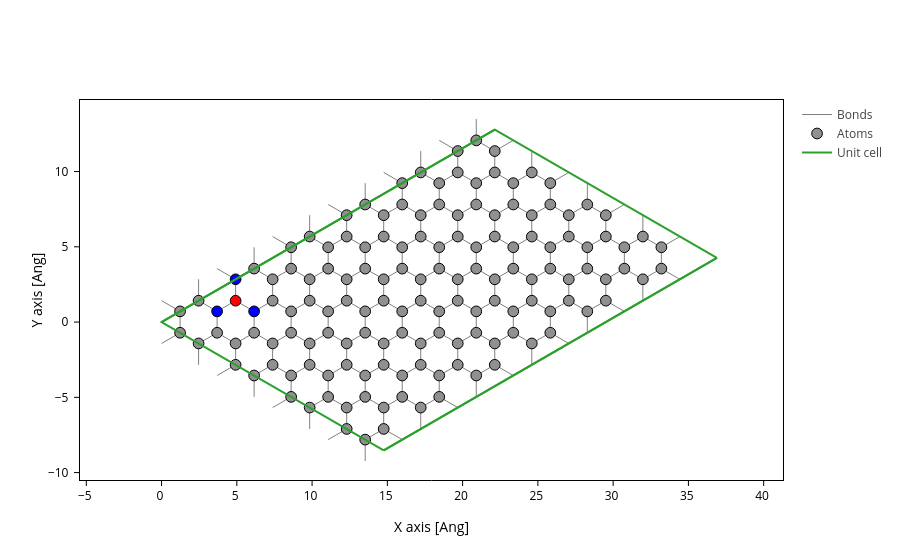

Write notebook code for a chart like this one.
### Code cell
atom_idx = 8

gr = all_armchair(BOND)
gr = gr.tile(N1,1).tile(N0,0)
plot_structure_NN(gr, idx=atom_idx)

### Figure 1 — Plotly figure (JSON) as saved in the notebook; plotly's stock layout.template omitted (floating-point values rounded to 4 significant figures; data arrays with more than 128 entries replaced by an {"elided": "..."} marker saying what was removed)
{"data": [{"line": {"color": "gray", "width": 1}, "meta": {}, "mode": "lines", "name": "Bonds", "opacity": 1, "type": "scatter", "x": {"elided": "4935 float values"}, "y": {"elided": "4935 float values"}}, {"marker": {"color": {"elided": "144 str values"}, "line": {"color": "black", "width": 1}, "opacity": 1, "size": 10.72}, "meta": {}, "mode": "markers", "name": "Atoms", "opacity": 1, "type": "scatter", "x": {"elided": "144 float values"}, "y": {"elided": "144 float values"}}, {"meta": {}, "mode": "lines", "name": "Unit cell", "type": "scatter", "x": [0.0, 22.14, 36.89, 36.89, 22.14, 22.14, NaN, 22.14, 0.0, 0.0, 14.76, 14.76, 0.0, NaN, 36.89, 14.76, NaN, 36.89, 14.76], "y": [0.0, 12.78, 4.26, 4.26, 12.78, 12.78, NaN, 12.78, 0.0, 0.0, -8.52, -8.52, 0.0, NaN, 4.26, -8.52, NaN, 4.26, -8.52]}], "layout": {"scene": {"aspectmode": "data", "xaxis": {"title": {"text": "X axis [Ang]"}}, "yaxis": {"title": {"text": "Y axis [Ang]"}}}, "xaxis": {"scaleanchor": "y", "scaleratio": 1, "title": {"text": "X axis [Ang]"}}, "yaxis": {"title": {"text": "Y axis [Ang]"}}}}
